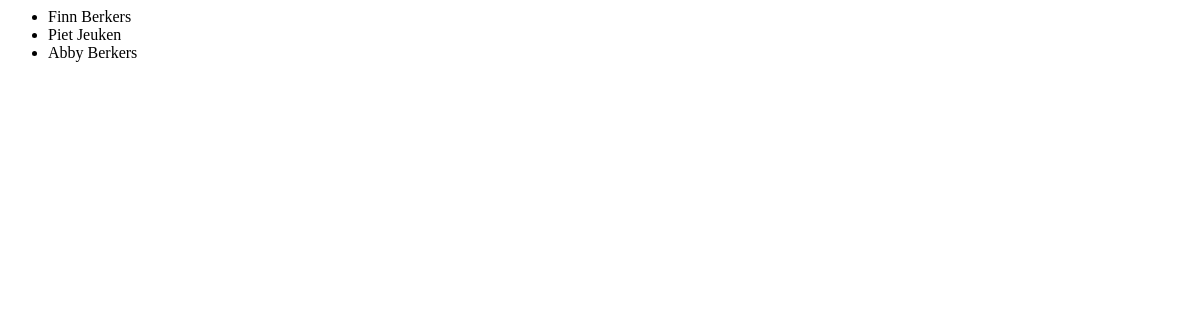
/, run on an earlier commit of the app's database.
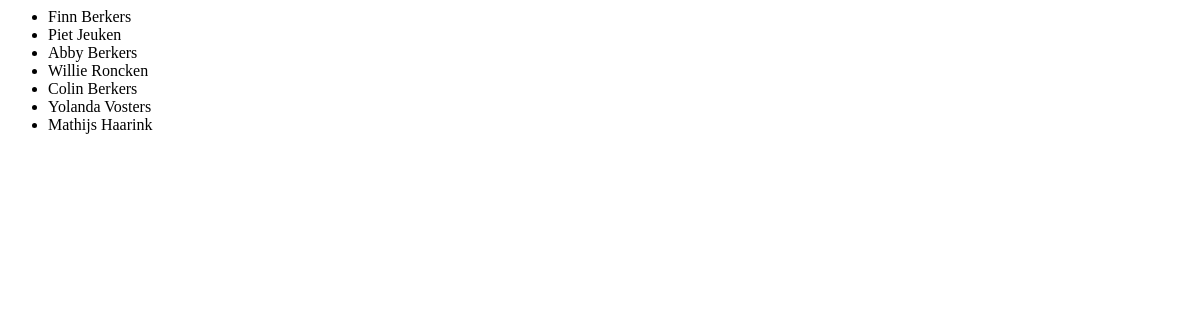
And on a later commit of the database.
### seating/models.py (models this page shows, shortened)
class Person(models.Model):
    first_name = models.CharField(max_length=100)
    last_name = models.CharField(max_length=100)
    family = models.ForeignKey(Family, on_delete=models.CASCADE)
    forbidden_neighbors = models.ManyToManyField("self", blank=True)

### seating/views.py (the view)
# urls.py: path('', views.index, name='index'),
def index(request):
    people_list = Person.objects.all()
    context = {'people_list': people_list}
    return render(request, 'seating/index.html', context)

### seating/templates/seating/index.html
{% if people_list %}
    <ul>
    {% for person in people_list %}
        <li>{{ person.first_name }} {{ person.last_name }}</li>
    {% endfor %}
    </ul>
{% endif %}

What changed in the data, as far as the page shows it:
added Person: first_name "Willie", last_name "Roncken"
added Person: first_name "Colin", last_name "Berkers"
added Person: first_name "Yolanda", last_name "Vosters"
added Person: first_name "Mathijs", last_name "Haarink"
